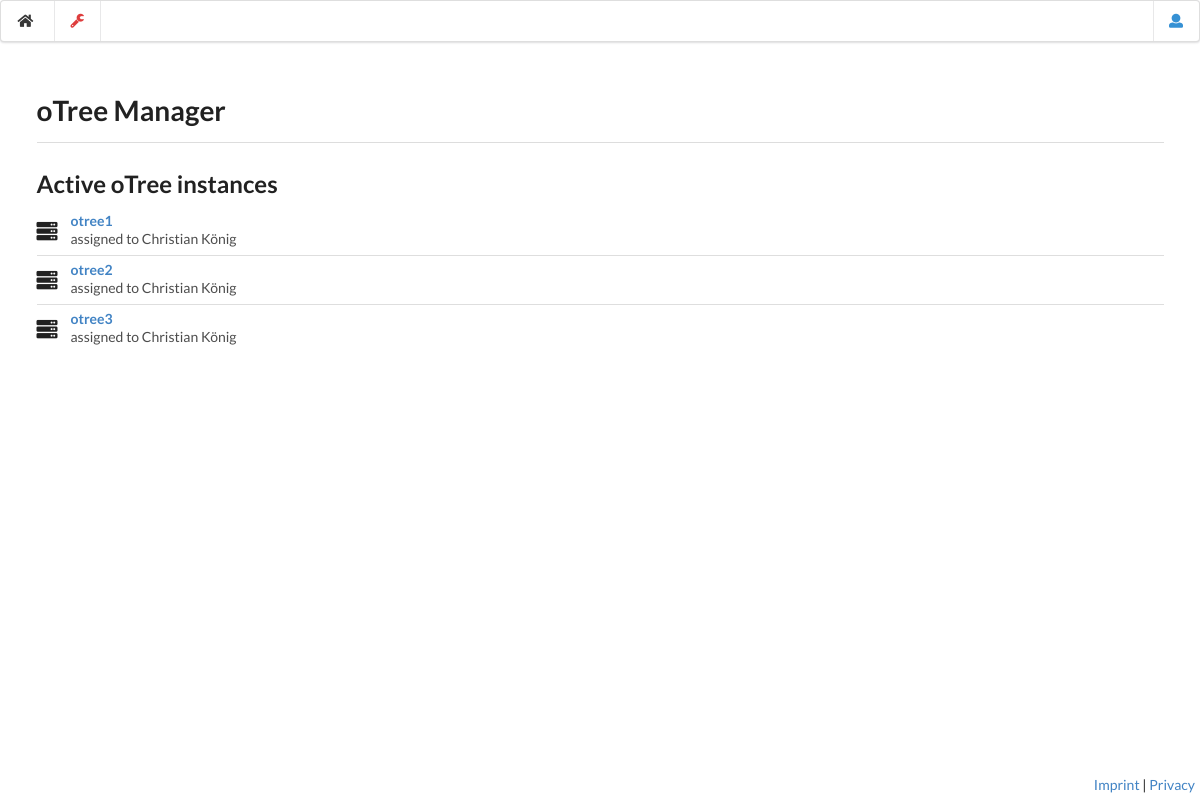
The app's page / (signed in), older data.
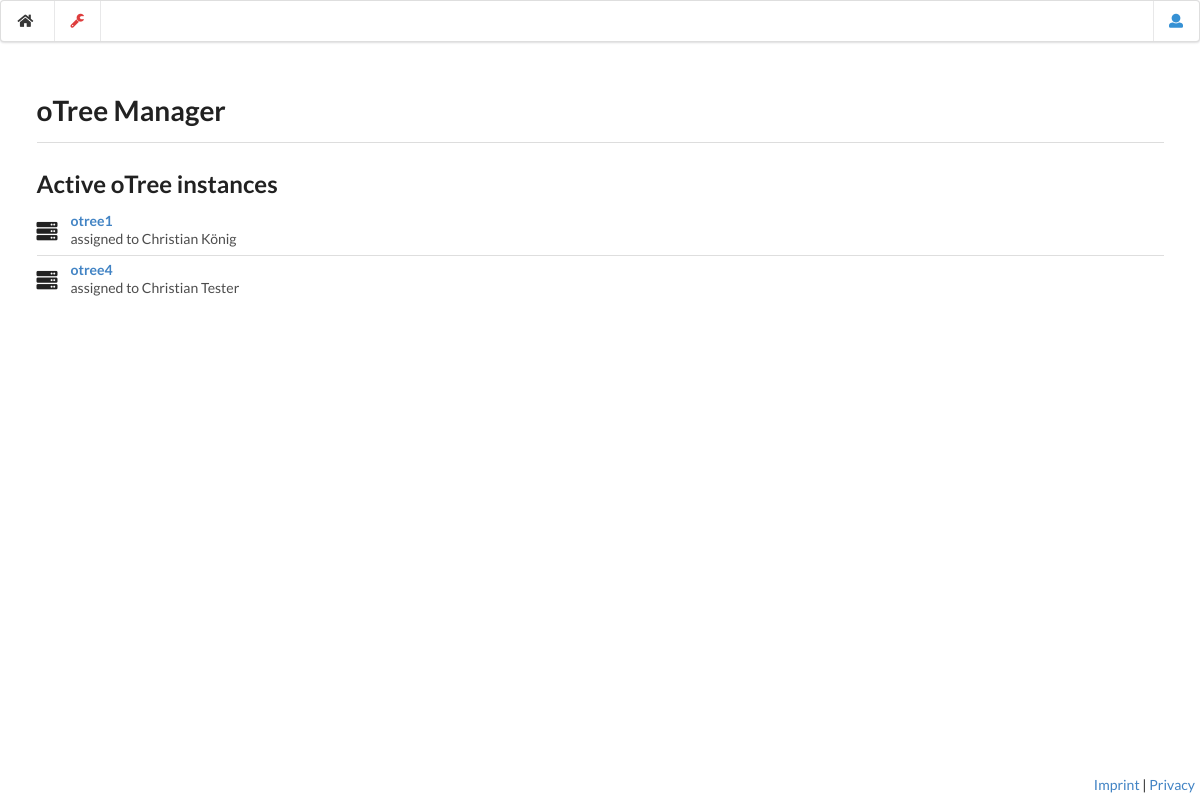
The same page, newer data.
### dm/models.py (models this page shows, shortened)
class oTreeInstance(models.Model):
    class Meta:
        permissions = (
            ('can_restart', "Can restart the oTree instance"),
            ('can_reset', "Can reset otree database"),
        )
    name = models.CharField(
        max_length=32,
        validators=[
            RegexValidator(regex='^(([a-zA-Z0-9]|[a-zA-Z0-9][a-zA-Z0-9\-]*[a-zA-Z0-9])\.)*([A-Za-z0-9]|[A-Za-z0-9][A-Za-z0-9\-]*[A-Za-z0-9])$',
                message='name is not suitable',
                code='invalid')
        ]
    )
    owned_by = models.ForeignKey(User, on_delete=models.CASCADE, verbose_name="Experimenter")
    deployed = models.BooleanField(default=False)
    git_sha = models.CharField(max_length=200, blank=True)
    deploy_source = models.CharField(max_length=200, blank=True)
    app_dir = models.CharField(max_length=200, blank=True)
    otree_admin_username = models.CharField(max_length=200, blank=True)
    otree_admin_password = models.CharField(max_length=200, blank=True)
    otree_auth_level = models.CharField(max_length=200, blank=True)
    otree_production = models.IntegerField(null=True, blank=True)
    web_dynos = models.PositiveSmallIntegerField(validators=[MinValueValidator(1),
                                       MaxValueValidator(settings.MAX_WEB)], default=1)
    worker_dynos = models.PositiveSmallIntegerField(validators=[MinValueValidator(settings.MIN_WORKERS),
                                       MaxValueValidator(settings.MAX_WORKERS)], default=1)

class User(AbstractUser):
    ws_channel = models.CharField(max_length=255, blank=True)
    public_key_set = models.BooleanField(default=False)
    public_key_file = models.FileField(upload_to=path_and_filename)

### dm/views.py (the view)
# urls.py: path('', views.index, name='index'),
@login_required
def index(request):
    if not request.user.public_key_set:
        return HttpResponseRedirect(reverse('change_key_file'))
    if request.user.groups.filter(name='Admins').exists():
        show_instances = oTreeInstance.objects.order_by('name').all()
    else:
        show_instances = oTreeInstance.objects.filter(owned_by=request.user).order_by('name')
    perms = get_permissions(request.user)
    context = { 'instances': show_instances, 'permissions': perms, 'user': request.user }
    return render(request, 'dm/index.html', context)

### dm/views.py (called while the page is built)
def get_permissions(user, instance=None):
    if instance != None:
        can_view = (instance.owned_by == user) or user.groups.filter(name='Admins').exists()
    else:
        can_view = False
    perms = {
        'can_view': can_view,
        'can_restart': user.has_perm('dm.can_restart'),
        'can_delete': user.has_perm('dm.can_delete'),
        'can_add_user': user.has_perm('dm.add_users'),
        'can_add_instance': user.has_perm('dm.add_otreeinstance'),
        'can_reset': user.has_perm('dm.can_reset'),
    }
    return perms

### dm/templates/dm/index.html (shortened to what this page needs)
{% extends 'dm/base_ws.html' %}
{% block menu %}
    <div class="ui dropdown icon item">
        <i class="red wrench icon"></i>
    </div>
{% endblock %}
{% block content %}
    <h1>oTree Manager</h1>
    <div class="ui divider"></div>
    <h2>Active oTree instances</h2>
    <div class="ui relaxed divided list">
        {% for instance in instances %}
            <div class="item">
                <i class="large middle aligned server icon"></i>
                <div class="content">
                    <a class="header" href="detail/{{ instance.id }}">{{ instance.name }} <div class="ui inline mini loader"></div></a>
                    <p class="description">assigned to {{ instance.owned_by.first_name }} {{ instance.owned_by.last_name }}</p>
                </div>
            </div>
        {% endfor %}
    </div>
{% endblock %}

### dm/templates/dm/base_ws.html (shortened to what this page needs)
{% extends "dm/base.html" %}
{% load static %}

### dm/templates/dm/base.html (shortened to what this page needs)
{% load static %}
<!doctype html>
<html>
    <head>
        <link rel='stylesheet' type='text/css' href='{% static 'dm/semantic.min.css' %}'>
    <body>
        <div class="ui menu">
            <a class="item" href="/">
                <i class="home icon"></i>
            </a>
            {% block menu %}
            {% endblock %}
            <div class="right menu">
                <div class="ui dropdown icon item" id="user_navigation">
                    <i class="blue user icon"></i>
                </div>
            </div>
        </div>
        <div class='ui container'>
            {% block content %}
            {% endblock %}
        </div>
        <div id="footer">
            <a href="{% url 'imprint' %}">Imprint</a> | <a href="{% url 'privacy' %}">Privacy</a>
        </div>
    </body>
</html>

### dm/templates/dm/base.html (style rules this page uses)
.ui.container { margin-top: 50px; }
#footer { position: fixed; bottom: 5px; width: 100%; padding-right: 5px; padding-left: 5px; text-align: right; }

Row changes from the older to the newer data that the page shows:
removed oTreeInstance: name "otree2", owned_by.first_name "Christian", owned_by.last_name "König"
removed oTreeInstance: name "otree3", owned_by.first_name "Christian", owned_by.last_name "König"
added oTreeInstance: name "otree4", owned_by.first_name "Christian", owned_by.last_name "Tester"
